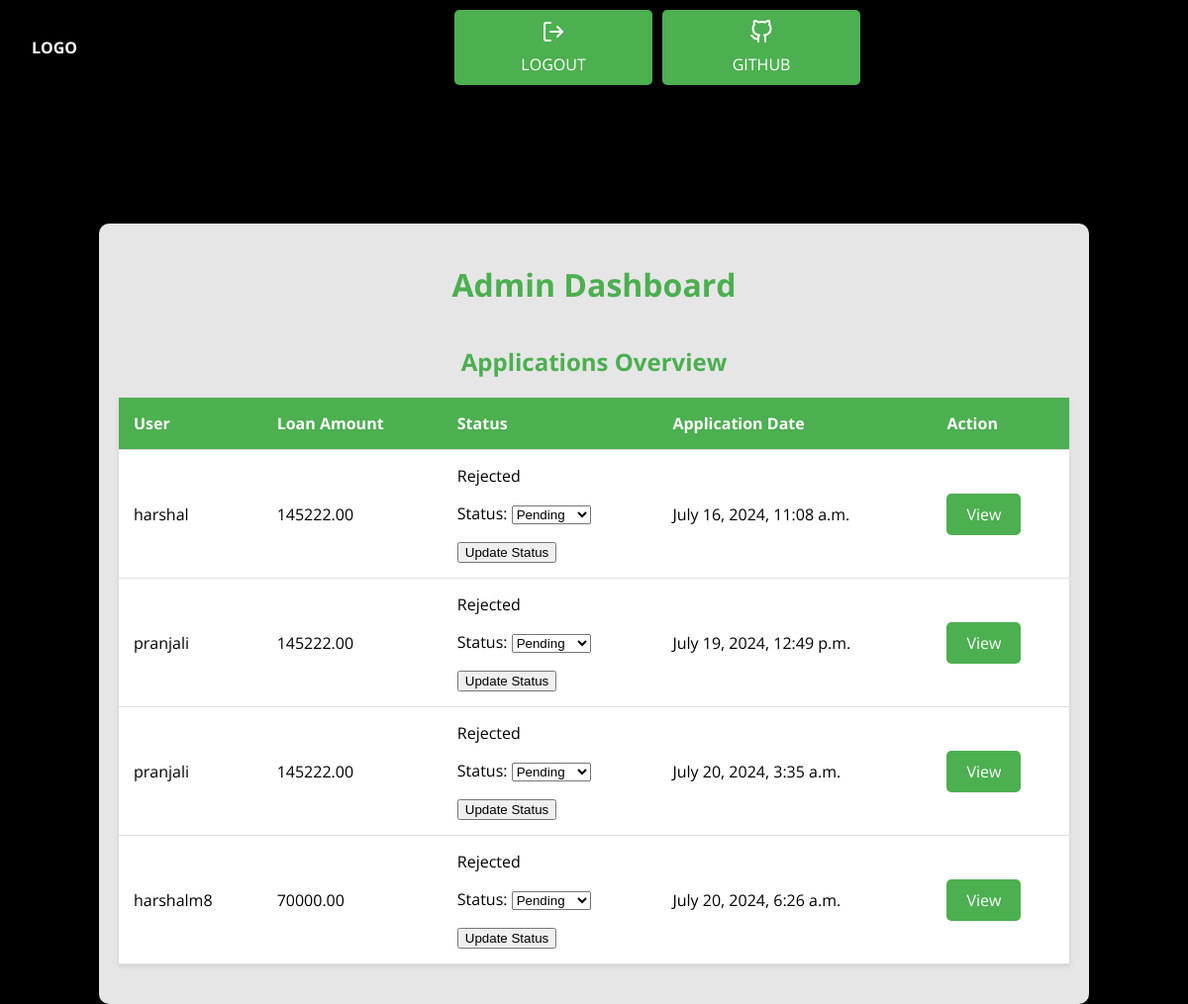
Before: /accounts/register/admin_dashboard/ (signed in) with the older database file.
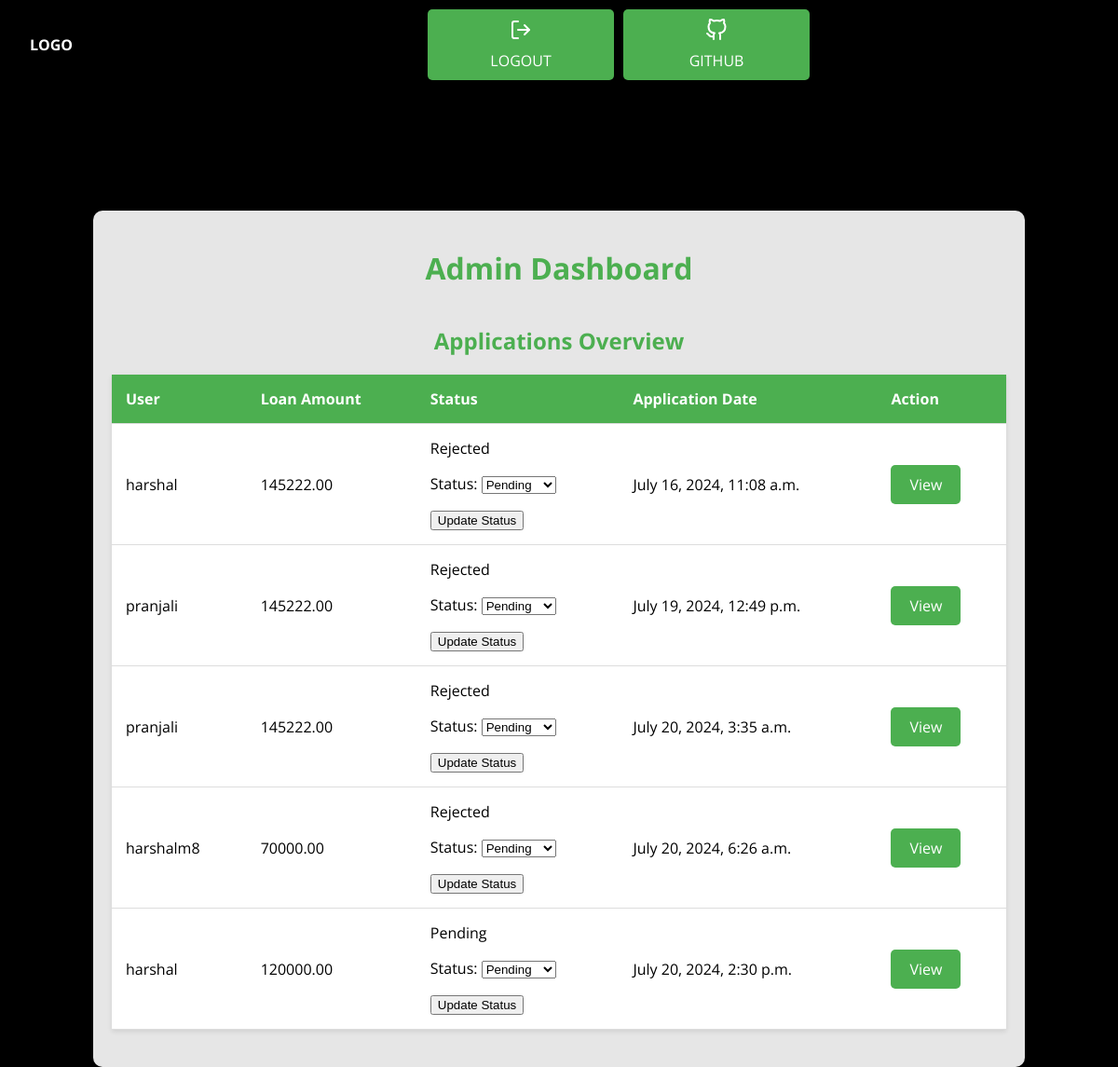
After: the same page with the newer database file.
### loans/models.py (models this page shows, shortened)
class Application(models.Model):
    STATUS_CHOICES = [
        ('P', 'Pending'),
        ('A', 'Approved'),
        ('R', 'Rejected'),
    ]
    user = models.ForeignKey(User, on_delete=models.CASCADE)
    name = models.CharField(max_length=100)
    contact_no = models.CharField(max_length=15)
    city = models.CharField(max_length=100)
    country = models.CharField(max_length=100,default='India')  # Added field for country
    no_of_dependents = models.IntegerField()
    education = models.IntegerField(choices=[(0, '0'), (1, '1')],default=1)
    employment_status = models.IntegerField(default=1)
    income_annum = models.DecimalField(max_digits=12, decimal_places=2 , default=0)
    loan_amount = models.DecimalField(max_digits=10, decimal_places=2)
    loan_term = models.IntegerField(help_text="Loan term in years")
    cibil_score = models.IntegerField()
    residential_assets_value = models.DecimalField(max_digits=12, decimal_places=2, default=0)
    commercial_assets_value = models.DecimalField(max_digits=12, decimal_places=2, default=0)
    luxury_assets_value = models.DecimalField(max_digits=12, decimal_places=2, default=0)
    bank_asset_value = models.DecimalField(max_digits=12, decimal_places=2, default=0)
    status = models.CharField(max_length=1, choices=STATUS_CHOICES, default='P')
    application_date = models.DateTimeField(auto_now_add=True)
    passport_photo = models.ImageField(upload_to='passport_photos/', null=True, blank=True)
    ml_prediction = models.CharField(max_length=50, blank=True, null=True)

### loans/views.py (the view)
# urls.py: path('admin_dashboard/', views.admin_dashboard, name='admin_dashboard'),
@login_required
def admin_dashboard(request):
    if not request.user.is_staff:
        return redirect('customer_dashboard')
    if request.method == 'POST':
        application_id = request.POST.get('application_id')
        application = get_object_or_404(Application, id=application_id)
        form = StatusUpdateForm(request.POST, instance=application)
        if form.is_valid():
            form.save()
            return redirect('admin_dashboard')
    else:
        form = StatusUpdateForm()  # Default form
    applications = Application.objects.all()
    return render(request, 'loans/admin_dashboard.html', {'applications': applications, 'form': form})

### loans/forms.py
class StatusUpdateForm(forms.ModelForm):
    class Meta:
        model = Application
        fields = ['status']

### loans/templates/loans/admin_dashboard.html (shortened to what this page needs)
<!DOCTYPE html>
<html lang="en">
<head>
    <link rel="stylesheet" href="https://cdnjs.cloudflare.com/ajax/libs/feather-icons/4.28.0/feather.min.css">
</head>
<body>
    <div class="header">
        <div class="header__logo">
            <strong>LOGO</strong>
        </div>
        <nav class="navbar">
            <ul class="navbar__menu">
                <li class="navbar__item">
                    <a href="{% url 'logout' %}" class="navbar__link"><i data-feather="log-out"></i><span>Logout</span></a>
                </li>
                <li class="navbar__item">
                    <a href="https://github.com/HARSHGit45/Ai-Assisted-Loan-Approval-System-Django" class="navbar__link"><i data-feather="github"></i><span>GitHub</span></a>
                </li>
            </ul>
        </nav>
    </div>
    <div class="container">
        <h1>Admin Dashboard</h1>
        <h2>Applications Overview</h2>
        <table>
            <thead>
                <tr>
                    <th>User</th>
                    <th>Loan Amount</th>
                    <th>Status</th>
                    <th>Application Date</th>
                    <th>Action</th>
                </tr>
            </thead>
            <tbody>
                {% for application in applications %}
                <tr>
                    <td>{{ application.user.username }}</td>
                    <td>{{ application.loan_amount }}</td>
                    <td>
                        {{ application.get_status_display }}
                        <form method="post" style="display:inline;">
                            {{ form.as_p }}
                            <button type="submit">Update Status</button>
                        </form>
                    </td>
                    <td>{{ application.application_date }}</td>
                    <td><a href="{% url 'view_application' application.id %}">View</a></td>
                </tr>
                {% endfor %}
            </tbody>
        </table>
    </div>
</body>
</html>

Changed rows visible on the page:
added Application: user.username "harshal", loan_amount "120000.00", status "Pending", application_date "July 20, 2024, 2:30 p.m."
